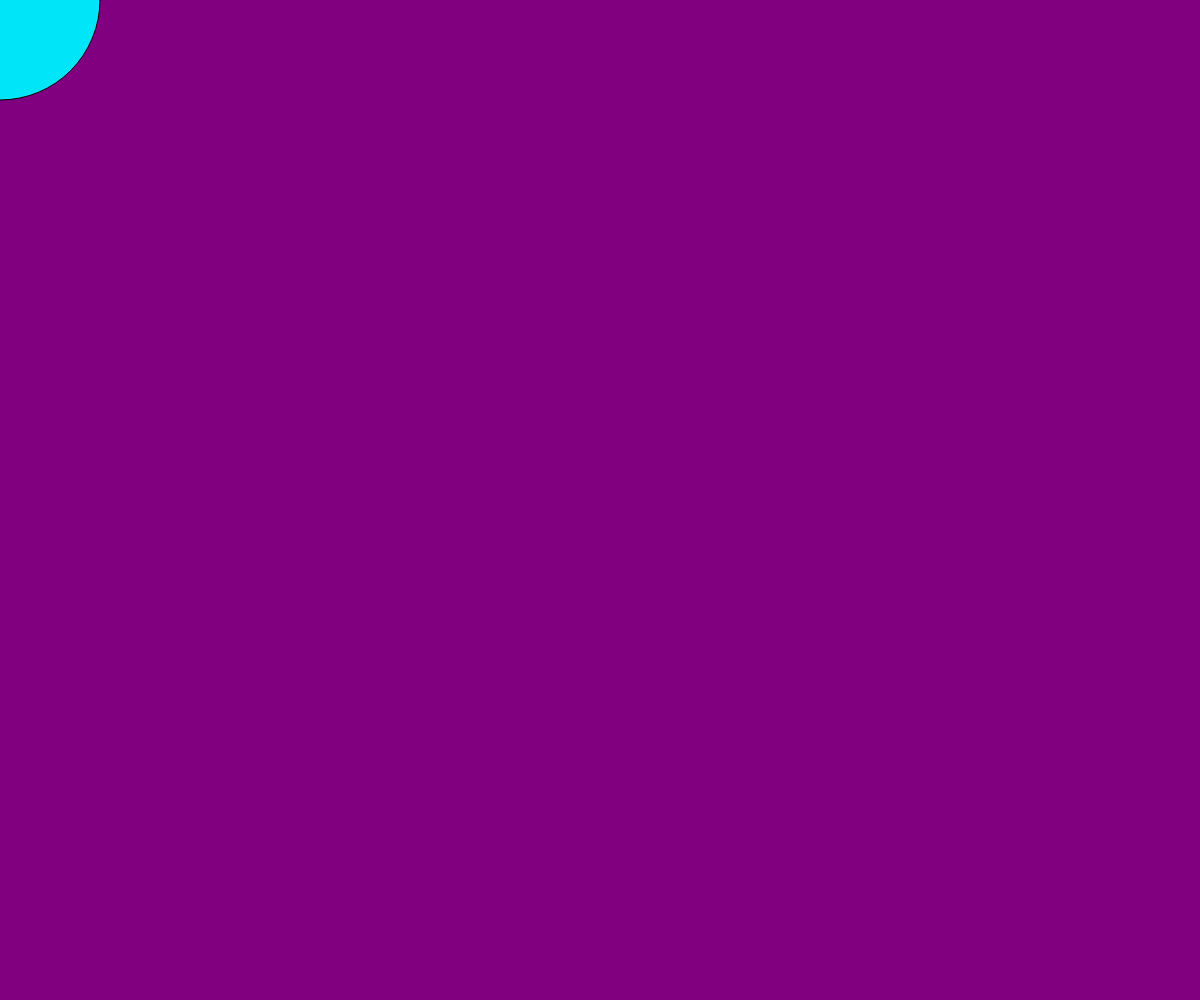
Frame 1 (no input)
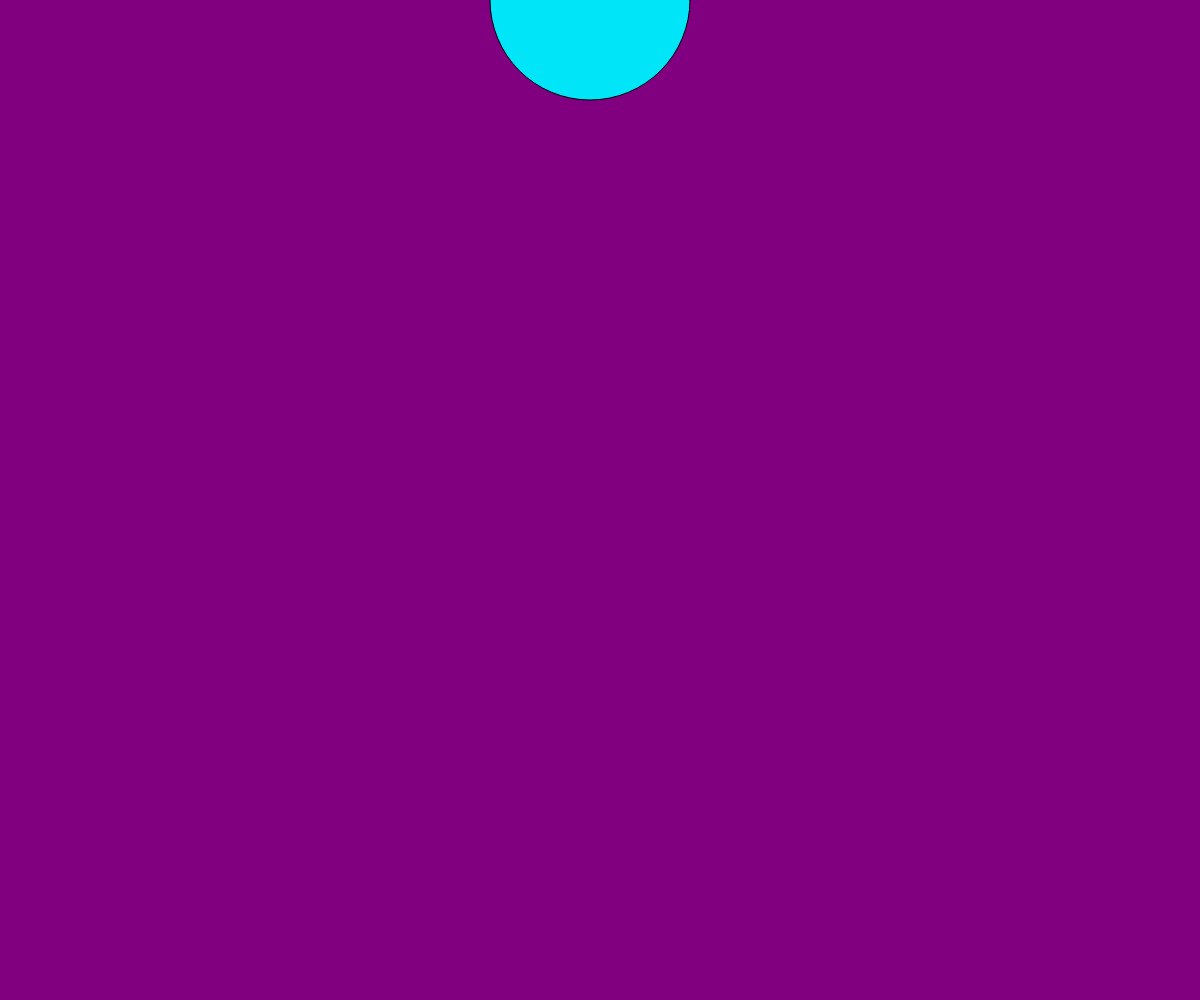
Frame 60 (no input)
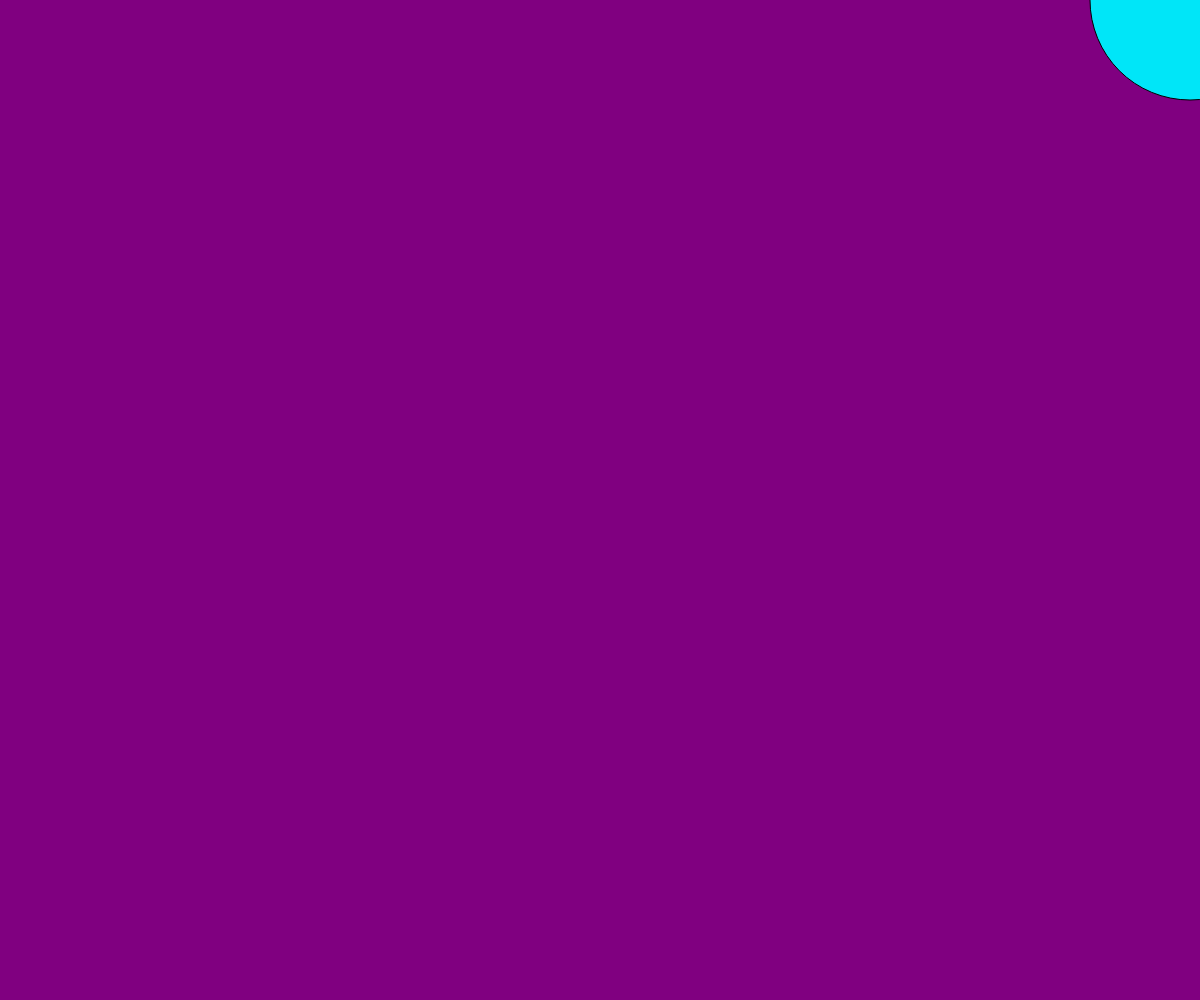
Frame 120 (the mouse pressed at the canvas centre since frame 60)

The p5.js sketch that drew these frames (run headless with seeded random() and noise() and a simulated clock; from frame 60 on, the mouse is pressed at the canvas centre):

// p5.js sketch
// ── sketch.js
var x = 0
var y = 0
// Just called once and done
function setup() {
    createCanvas(windowWidth,windowHeight);
    background('purple');
    
}

function draw() {
    background('purple');
    fill(0,230,248)
    ellipse(x,y,200)
    x = x + 10;
    if (x > width) {
        x = 0
 }
    
}
